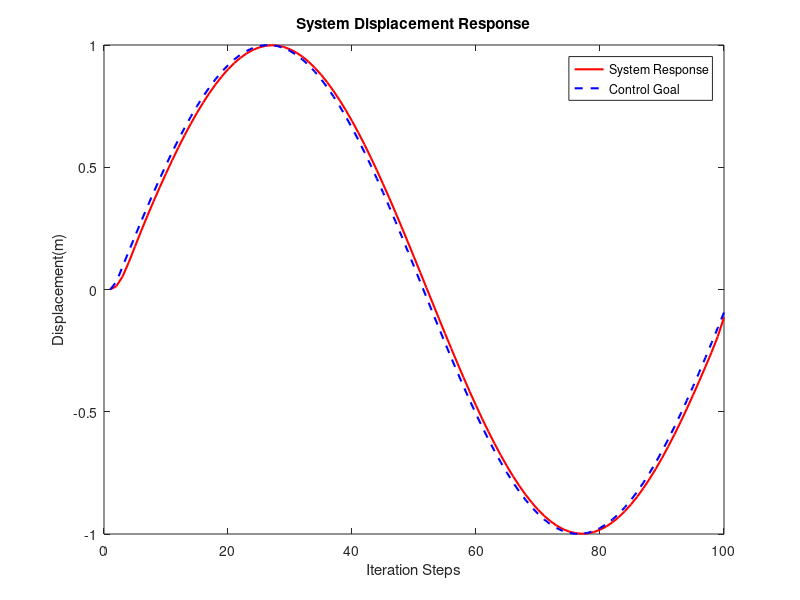

Source code (MATLAB):
%Initialization 
clear all; close all; clc;
%System configuration 
m_sys = 1; b_sys = 0.5; k_sys = 1;
%Establish system matrix 
A = [0 1; -k_sys/m_sys -b_sys/m_sys];
n = size(A,1);
B = [0;1/m_sys];
p = size(B,2);
C = [1 0];
D = [0];

%Time step 
Ts = 0.01;
%Discretize the system 
sys_d = c2d(ss(A,B,C,D), Ts);
%Get discrete system A and B matrix 
A = sys_d.a; B = sys_d.b;

%Weight matrices design 
%State 
Q = [10000000 0;0 0.5];
S = [10000000 0;0 0.5];
%Input 
R = 0.08;

%Define number of steps 
n_steps = 100;
%Define control goal 
w = 2*pi;
A_goal = [0 w;-w 0]; B_goal = [0;1];%State space form of sinusoidal signal given unit impulse input 
C_goal = [1 0]; D_goal = [0];
%System discretization 
sys_goal_d = c2d(ss(A_goal,B_goal,C_goal,D_goal),Ts);
%Get discrete system A and B matrix 
A_goal_d = sys_goal_d.a; B_goal_d = sys_goal_d.b;
xm_goal = zeros(2,n_steps); um_goal = (1/Ts)*[1 zeros(1,n_steps-1)];%Establish a unit impulse function(The reason of multiplying the impulse signal 
% with a (1/Ts) is to correct the output amplitude based on observed output
% amplitude and desired trajectory amplitude)

for j = 2:n_steps
    xm_goal(:,j) = A_goal_d*xm_goal(:,j-1) + B_goal_d*um_goal(j-1);
end

%Get desired input at every time step and store all the values in variable ud 
ud = zeros(p,n_steps);
for k = 1:n_steps
    ud(k) = mldivide(B,(A_goal_d-A)*xm_goal(:,k));
end

x_history = zeros(n,n_steps);
u_history = zeros(p,n_steps);

%Prepare augmented matrices 
Ca = [eye(n) -eye(n)];Aa=[A A_goal_d-A;zeros(n) A_goal_d];
Ba = [B;zeros(n,p)];
Qa = transpose(Ca)*Q*Ca;
Sa = transpose(Ca)*S*Ca;
%Feedback gain calculation 
for k = 1:n_steps
 F = inv(R+Ba'*Sa*Ba)*Ba'*Sa*Aa;
 Sa = (Aa-Ba*F)'*Sa*(Aa-Ba*F)+F'*R*F+Qa;
 if k == 1
     F_N = F;
 else
     F_N = [F;F_N];
 end
end

x = [0;0];u = 0;
%Simulation 
for k = 1:n_steps
    xa = [x;xm_goal(:,k)];
    du = -F_N(k,:)*xa;
    u = du + ud(k);
    x = A*x + B*u;
    x_history(:,k) = x;
    u_history(:,k) = u;
end
%Plot results, only displacement is drawn in this case 
figure(1);clf();plot(1:n_steps,x_history(1,:),'-r','LineWidth',1.5);hold on;
plot(1:n_steps,xm_goal(1,:),'--b','LineWidth',1.5);
xlabel('Iteration Steps');ylabel('Displacement(m)');legend('System Response','Control Goal');
title('System Displacement Response');